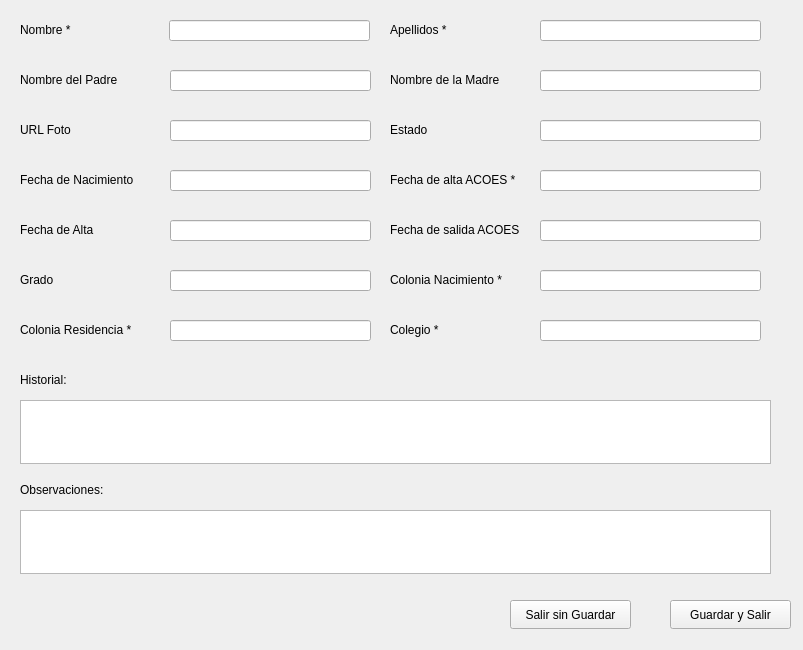
<?xml version="1.0" encoding="UTF-8"?>
<ui version="4.0">
 <class>QFichaBecado</class>
 <widget class="QMainWindow" name="QFichaBecado">
  <property name="geometry">
   <rect>
    <x>0</x>
    <y>0</y>
    <width>803</width>
    <height>650</height>
   </rect>
  </property>
  <property name="windowTitle">
   <string>Ficha Becado</string>
  </property>
  <widget class="QWidget" name="centralwidget">
   <widget class="QLabel" name="lNombre">
    <property name="geometry">
     <rect>
      <x>20</x>
      <y>20</y>
      <width>81</width>
      <height>19</height>
     </rect>
    </property>
    <property name="text">
     <string>Nombre *</string>
    </property>
   </widget>
   <widget class="QLineEdit" name="eNombre">
    <property name="geometry">
     <rect>
      <x>169</x>
      <y>20</y>
      <width>201</width>
      <height>21</height>
     </rect>
    </property>
   </widget>
   <widget class="QLabel" name="lApellidos">
    <property name="geometry">
     <rect>
      <x>390</x>
      <y>20</y>
      <width>81</width>
      <height>19</height>
     </rect>
    </property>
    <property name="text">
     <string>Apellidos *</string>
    </property>
   </widget>
   <widget class="QLineEdit" name="eApellidos">
    <property name="geometry">
     <rect>
      <x>540</x>
      <y>20</y>
      <width>221</width>
      <height>21</height>
     </rect>
    </property>
   </widget>
   <widget class="QLabel" name="lNombrePadre">
    <property name="geometry">
     <rect>
      <x>20</x>
      <y>70</y>
      <width>121</width>
      <height>19</height>
     </rect>
    </property>
    <property name="text">
     <string>Nombre del Padre</string>
    </property>
   </widget>
   <widget class="QLineEdit" name="eNombrePadre">
    <property name="geometry">
     <rect>
      <x>170</x>
      <y>70</y>
      <width>201</width>
      <height>21</height>
     </rect>
    </property>
   </widget>
   <widget class="QLabel" name="lNombreMadre">
    <property name="geometry">
     <rect>
      <x>390</x>
      <y>70</y>
      <width>131</width>
      <height>19</height>
     </rect>
    </property>
    <property name="text">
     <string>Nombre de la Madre</string>
    </property>
   </widget>
   <widget class="QLineEdit" name="eNombreMadre">
    <property name="geometry">
     <rect>
      <x>540</x>
      <y>70</y>
      <width>221</width>
      <height>21</height>
     </rect>
    </property>
   </widget>
   <widget class="QLabel" name="lUrlFoto">
    <property name="geometry">
     <rect>
      <x>20</x>
      <y>120</y>
      <width>121</width>
      <height>19</height>
     </rect>
    </property>
    <property name="text">
     <string>URL Foto</string>
    </property>
   </widget>
   <widget class="QLineEdit" name="eUrlFoto">
    <property name="geometry">
     <rect>
      <x>170</x>
      <y>120</y>
      <width>201</width>
      <height>21</height>
     </rect>
    </property>
   </widget>
   <widget class="QLabel" name="lFechaNacimiento">
    <property name="geometry">
     <rect>
      <x>20</x>
      <y>170</y>
      <width>141</width>
      <height>19</height>
     </rect>
    </property>
    <property name="text">
     <string>Fecha de Nacimiento</string>
    </property>
   </widget>
   <widget class="QLineEdit" name="eFechaNacimiento">
    <property name="geometry">
     <rect>
      <x>170</x>
      <y>170</y>
      <width>201</width>
      <height>21</height>
     </rect>
    </property>
   </widget>
   <widget class="QLabel" name="lFechaAltaAcoes">
    <property name="geometry">
     <rect>
      <x>390</x>
      <y>170</y>
      <width>141</width>
      <height>19</height>
     </rect>
    </property>
    <property name="text">
     <string>Fecha de alta ACOES *</string>
    </property>
   </widget>
   <widget class="QLineEdit" name="eFechaAltaAcoes">
    <property name="geometry">
     <rect>
      <x>540</x>
      <y>170</y>
      <width>221</width>
      <height>21</height>
     </rect>
    </property>
   </widget>
   <widget class="QLabel" name="lFechaAlta">
    <property name="geometry">
     <rect>
      <x>20</x>
      <y>220</y>
      <width>141</width>
      <height>19</height>
     </rect>
    </property>
    <property name="text">
     <string>Fecha de Alta</string>
    </property>
   </widget>
   <widget class="QLineEdit" name="eFechaAlta">
    <property name="geometry">
     <rect>
      <x>170</x>
      <y>220</y>
      <width>201</width>
      <height>21</height>
     </rect>
    </property>
   </widget>
   <widget class="QLabel" name="lFechaSalidaAcoes">
    <property name="geometry">
     <rect>
      <x>390</x>
      <y>220</y>
      <width>151</width>
      <height>19</height>
     </rect>
    </property>
    <property name="text">
     <string>Fecha de salida ACOES</string>
    </property>
   </widget>
   <widget class="QLineEdit" name="eFechaSalidaAcoes">
    <property name="geometry">
     <rect>
      <x>540</x>
      <y>220</y>
      <width>221</width>
      <height>21</height>
     </rect>
    </property>
   </widget>
   <widget class="QLabel" name="lGrado">
    <property name="geometry">
     <rect>
      <x>20</x>
      <y>270</y>
      <width>141</width>
      <height>19</height>
     </rect>
    </property>
    <property name="text">
     <string>Grado</string>
    </property>
   </widget>
   <widget class="QLineEdit" name="eGrado">
    <property name="geometry">
     <rect>
      <x>170</x>
      <y>270</y>
      <width>201</width>
      <height>21</height>
     </rect>
    </property>
   </widget>
   <widget class="QLabel" name="lColoniaNacimiento">
    <property name="geometry">
     <rect>
      <x>390</x>
      <y>270</y>
      <width>141</width>
      <height>19</height>
     </rect>
    </property>
    <property name="text">
     <string>Colonia Nacimiento *</string>
    </property>
   </widget>
   <widget class="QLineEdit" name="eColoniaNacimiento">
    <property name="geometry">
     <rect>
      <x>540</x>
      <y>270</y>
      <width>221</width>
      <height>21</height>
     </rect>
    </property>
   </widget>
   <widget class="QLabel" name="lColoniaResidencia">
    <property name="geometry">
     <rect>
      <x>20</x>
      <y>320</y>
      <width>141</width>
      <height>19</height>
     </rect>
    </property>
    <property name="text">
     <string>Colonia Residencia *</string>
    </property>
   </widget>
   <widget class="QLineEdit" name="eColoniaResidencia">
    <property name="geometry">
     <rect>
      <x>170</x>
      <y>320</y>
      <width>201</width>
      <height>21</height>
     </rect>
    </property>
   </widget>
   <widget class="QLabel" name="lColegio">
    <property name="geometry">
     <rect>
      <x>390</x>
      <y>320</y>
      <width>141</width>
      <height>19</height>
     </rect>
    </property>
    <property name="text">
     <string>Colegio *</string>
    </property>
   </widget>
   <widget class="QLineEdit" name="eColegio">
    <property name="geometry">
     <rect>
      <x>540</x>
      <y>320</y>
      <width>221</width>
      <height>21</height>
     </rect>
    </property>
   </widget>
   <widget class="QLabel" name="lHistorial">
    <property name="geometry">
     <rect>
      <x>20</x>
      <y>370</y>
      <width>61</width>
      <height>19</height>
     </rect>
    </property>
    <property name="text">
     <string>Historial:</string>
    </property>
   </widget>
   <widget class="QTextEdit" name="eHistorial">
    <property name="geometry">
     <rect>
      <x>20</x>
      <y>400</y>
      <width>751</width>
      <height>64</height>
     </rect>
    </property>
   </widget>
   <widget class="QLabel" name="lObservaciones">
    <property name="geometry">
     <rect>
      <x>20</x>
      <y>480</y>
      <width>101</width>
      <height>19</height>
     </rect>
    </property>
    <property name="text">
     <string>Observaciones:</string>
    </property>
   </widget>
   <widget class="QTextEdit" name="eObservaciones">
    <property name="geometry">
     <rect>
      <x>20</x>
      <y>510</y>
      <width>751</width>
      <height>64</height>
     </rect>
    </property>
   </widget>
   <widget class="QPushButton" name="bGuardarYSalir">
    <property name="geometry">
     <rect>
      <x>670</x>
      <y>600</y>
      <width>121</width>
      <height>29</height>
     </rect>
    </property>
    <property name="text">
     <string>Guardar y Salir</string>
    </property>
   </widget>
   <widget class="QPushButton" name="bSalirSinGuardar">
    <property name="geometry">
     <rect>
      <x>510</x>
      <y>600</y>
      <width>121</width>
      <height>29</height>
     </rect>
    </property>
    <property name="text">
     <string>Salir sin Guardar</string>
    </property>
   </widget>
   <widget class="QLabel" name="lEstado">
    <property name="geometry">
     <rect>
      <x>390</x>
      <y>120</y>
      <width>141</width>
      <height>19</height>
     </rect>
    </property>
    <property name="text">
     <string>Estado</string>
    </property>
   </widget>
   <widget class="QLineEdit" name="eEstado">
    <property name="geometry">
     <rect>
      <x>540</x>
      <y>120</y>
      <width>221</width>
      <height>21</height>
     </rect>
    </property>
   </widget>
  </widget>
 </widget>
 <resources/>
 <connections/>
</ui>
